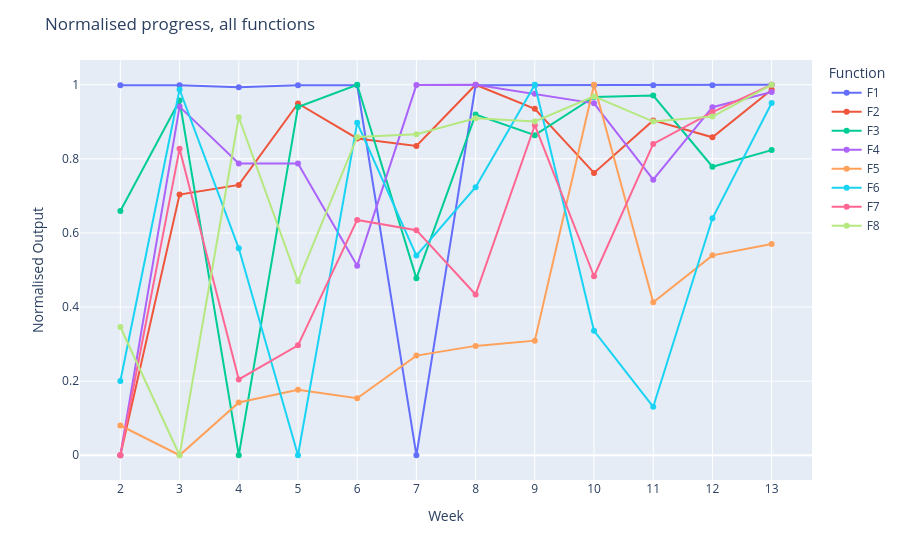

This figure's notebook cell:
### Markdown cell above
## 4. Comparing all 8 functions on one chart

Problem: the 8 functions live on wildly different scales (Function 1 hovers near
`1e-16`, Function 5 climbs into the thousands). Plotting raw values together would
make 7 of the 8 lines look completely flat next to Function 5.

**Fix:** min-max scale each function's own weekly values to a 0–1 range. This throws
away the absolute numbers but lets us compare the *shape* of each function's
progress — fast improvers vs. slow, steady vs. jumpy — fairly, on one chart.

### Code cell
def normalise(group):
    lo, hi = group.min(), group.max()
    if hi == lo:
        return pd.Series(0.5, index=group.index)
    return (group - lo) / (hi - lo)

results_long["Normalised Output"] = results_long.groupby("Function")["Actual Output"].transform(normalise)

fig = px.line(
    results_long.assign(**{"Function": "F" + results_long["Function"].astype(str)}),
    x="Week", y="Normalised Output", color="Function", markers=True,
)
fig.update_layout(title="Normalised progress, all functions", xaxis=dict(dtick=1))
fig.show()

### Figure 1 — Plotly figure (JSON) as saved in the notebook; plotly's stock layout.template omitted (floating-point values rounded to 4 significant figures)
{"data": [{"hovertemplate": "Function=F1<br>Week=%{x}<br>Normalised Output=%{y}<extra></extra>", "legendgroup": "F1", "line": {"color": "#636efa", "dash": "solid"}, "marker": {"symbol": "circle"}, "mode": "lines+markers", "name": "F1", "orientation": "v", "showlegend": true, "type": "scatter", "x": [2, 3, 4, 5, 6, 7, 8, 9, 10, 11, 12, 13], "xaxis": "x", "y": [0.9987, 0.9987, 0.9935, 0.9987, 0.9987, 0.0, 0.9987, 0.9987, 0.9987, 0.9987, 0.9987, 1.0], "yaxis": "y"}, {"hovertemplate": "Function=F2<br>Week=%{x}<br>Normalised Output=%{y}<extra></extra>", "legendgroup": "F2", "line": {"color": "#EF553B", "dash": "solid"}, "marker": {"symbol": "circle"}, "mode": "lines+markers", "name": "F2", "orientation": "v", "showlegend": true, "type": "scatter", "x": [2, 3, 4, 5, 6, 7, 8, 9, 10, 11, 12, 13], "xaxis": "x", "y": [0.0, 0.7037, 0.7297, 0.9494, 0.8551, 0.8347, 1.0, 0.9349, 0.762, 0.9038, 0.8582, 0.9867], "yaxis": "y"}, {"hovertemplate": "Function=F3<br>Week=%{x}<br>Normalised Output=%{y}<extra></extra>", "legendgroup": "F3", "line": {"color": "#00cc96", "dash": "solid"}, "marker": {"symbol": "circle"}, "mode": "lines+markers", "name": "F3", "orientation": "v", "showlegend": true, "type": "scatter", "x": [2, 3, 4, 5, 6, 7, 8, 9, 10, 11, 12, 13], "xaxis": "x", "y": [0.6594, 0.9575, 0.0, 0.9398, 1.0, 0.4775, 0.9197, 0.864, 0.967, 0.9709, 0.7787, 0.8236], "yaxis": "y"}, {"hovertemplate": "Function=F4<br>Week=%{x}<br>Normalised Output=%{y}<extra></extra>", "legendgroup": "F4", "line": {"color": "#ab63fa", "dash": "solid"}, "marker": {"symbol": "circle"}, "mode": "lines+markers", "name": "F4", "orientation": "v", "showlegend": true, "type": "scatter", "x": [2, 3, 4, 5, 6, 7, 8, 9, 10, 11, 12, 13], "xaxis": "x", "y": [0.0, 0.941, 0.7876, 0.7876, 0.5118, 0.9991, 1.0, 0.9754, 0.9499, 0.7437, 0.9394, 0.9804], "yaxis": "y"}, {"hovertemplate": "Function=F5<br>Week=%{x}<br>Normalised Output=%{y}<extra></extra>", "legendgroup": "F5", "line": {"color": "#FFA15A", "dash": "solid"}, "marker": {"symbol": "circle"}, "mode": "lines+markers", "name": "F5", "orientation": "v", "showlegend": true, "type": "scatter", "x": [2, 3, 4, 5, 6, 7, 8, 9, 10, 11, 12, 13], "xaxis": "x", "y": [0.08027, 0.0, 0.1426, 0.1771, 0.1538, 0.269, 0.2952, 0.3093, 1.0, 0.4131, 0.5395, 0.5703], "yaxis": "y"}, {"hovertemplate": "Function=F6<br>Week=%{x}<br>Normalised Output=%{y}<extra></extra>", "legendgroup": "F6", "line": {"color": "#19d3f3", "dash": "solid"}, "marker": {"symbol": "circle"}, "mode": "lines+markers", "name": "F6", "orientation": "v", "showlegend": true, "type": "scatter", "x": [2, 3, 4, 5, 6, 7, 8, 9, 10, 11, 12, 13], "xaxis": "x", "y": [0.2004, 0.9871, 0.5585, 0.0, 0.8972, 0.539, 0.7236, 1.0, 0.3359, 0.1308, 0.6396, 0.9508], "yaxis": "y"}, {"hovertemplate": "Function=F7<br>Week=%{x}<br>Normalised Output=%{y}<extra></extra>", "legendgroup": "F7", "line": {"color": "#FF6692", "dash": "solid"}, "marker": {"symbol": "circle"}, "mode": "lines+markers", "name": "F7", "orientation": "v", "showlegend": true, "type": "scatter", "x": [2, 3, 4, 5, 6, 7, 8, 9, 10, 11, 12, 13], "xaxis": "x", "y": [0.0, 0.827, 0.2046, 0.2967, 0.6351, 0.6076, 0.4338, 0.8908, 0.4831, 0.8403, 0.9262, 1.0], "yaxis": "y"}, {"hovertemplate": "Function=F8<br>Week=%{x}<br>Normalised Output=%{y}<extra></extra>", "legendgroup": "F8", "line": {"color": "#B6E880", "dash": "solid"}, "marker": {"symbol": "circle"}, "mode": "lines+markers", "name": "F8", "orientation": "v", "showlegend": true, "type": "scatter", "x": [2, 3, 4, 5, 6, 7, 8, 9, 10, 11, 12, 13], "xaxis": "x", "y": [0.3461, 0.0, 0.9123, 0.4695, 0.8593, 0.8661, 0.9095, 0.901, 0.9684, 0.9006, 0.9141, 1.0], "yaxis": "y"}], "layout": {"legend": {"title": {"text": "Function"}, "tracegroupgap": 0}, "margin": {"t": 60}, "title": {"text": "Normalised progress, all functions"}, "xaxis": {"anchor": "y", "domain": [0.0, 1.0], "dtick": 1, "title": {"text": "Week"}}, "yaxis": {"anchor": "x", "domain": [0.0, 1.0], "title": {"text": "Normalised Output"}}}}
